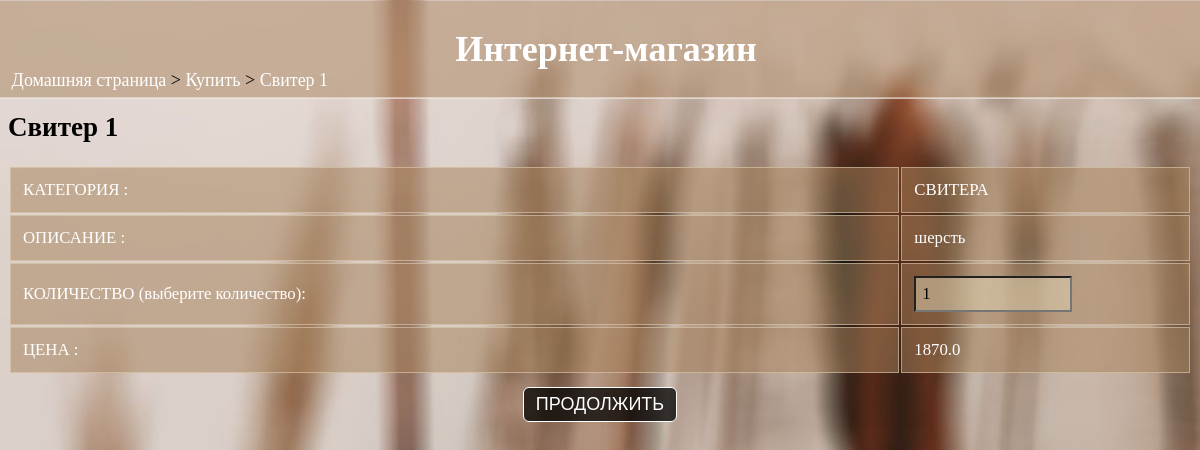
/buy/4/ (signed in), run on the app's committed database.
### data/product.py (models this page shows)
class Product(SqlAlchemyBase, UserMixin):
    __tablename__ = 'product'
    prodID = sqlalchemy.Column(sqlalchemy.Integer, primary_key=True, autoincrement=True)
    name = sqlalchemy.Column(sqlalchemy.String)
    quantity = sqlalchemy.Column(sqlalchemy.Integer)
    category = sqlalchemy.Column(sqlalchemy.String)
    cost_price = sqlalchemy.Column(sqlalchemy.Float)
    sell_price = sqlalchemy.Column(sqlalchemy.Float)
    description = sqlalchemy.Column(sqlalchemy.String)
    sellID = sqlalchemy.Column(sqlalchemy.Integer, sqlalchemy.ForeignKey("sellers.sellID"))

### shop.py (the view)
@app.route("/buy/<id>/", methods=['POST', 'GET'])
def buy_product(id):
    if 'userid' not in session:
        return redirect(url_for('home'))
    if session['type'] == "Seller":
        abort(403)
    ispresent, tup = product_info(id)
    if not ispresent:
        abort(404)
    (name, quantity, category, cost_price, sell_price, sellID, desp, sell_name) = tup
    if request.method == "POST":
        data = request.form
        total = int(data['qty'])*float(sell_price)
        return redirect(url_for('buy_confirm', total=total, quantity=data['qty'], id=id))
    return render_template('buy_product.html', name=name, category=category, desp=desp, quantity=quantity, price=sell_price)

### data/db_session.py (called while the page is built)
def create_session() -> Session:
    global __factory
    return __factory()

### shop.py (called while the page is built)
def product_info(id):
    db_sess = db_session.create_session()
    a = db_sess.query(Product).filter(Product.prodID == id)[0]
    b = db_sess.query(Seller).filter(Seller.sellID == Product.sellID)[0]
    a = (a.name, a.quantity, a.category, a.cost_price, a.sell_price, a.sellID, a.description, b.name)
    res = [i for i in a]
    if len(res) == 0:
        return False, res
    return True, res

### templates/buy_product.html (shortened to what this page needs)
<html>
<head>
  <link rel="stylesheet" href="{{url_for('static', filename='main.css')}}">
</head>
<body>
  <div class="sticky">
    <h1>Интернет-магазин</h1>
  </div>
  <div class="nav">
  <p><a href="/">Домашняя страница</a> > <a href="/buy">Купить</a> > <a href="">{{name}}</a></p>
  </div>
  <h2>{{name}}</h2>
  <form action="" method="POST">
    <table>
      <tr>
        <td>КАТЕГОРИЯ :</td><td>{{category}}</td>
      </tr>
      <tr>
        <td>ОПИСАНИЕ :</td><td><pre>{{desp}}</pre></td>
      </tr>
      <tr>
        <td>КОЛИЧЕСТВО (выберите количество):</td><td><input type="number" name="qty" value="1" min="1" max='{{quantity}}'></td>
      </tr>
      <tr>
        <td>ЦЕНА :</td><td>{{price}}</td>
      </tr>
    </table>
    <input type="submit" value="ПРОДОЛЖИТЬ" style="display:block; margin-left:auto; margin-right:auto; margin-top:1vw;">
  </form>
</body>
</html>

### static/main.css (style rules this page uses)
div.sticky { position: -webkit-sticky; position: sticky; top: 0.2px; margin: -0.7vw; background-color: rgba(167, 130, 93, 0.5); color: white; padding: 0.3vw; font-size: 1.5vw; text-align: center; border-bottom: 1px solid white; font-family: 'Times New Roman'; }
div.sticky h1 { padding-left:1vw; }
body { font-family:'Times New Roman'; font-size: 1.5vw; background-image: url('background2.jpg'); background-size: cover; background-repeat: no-repeat; background-attachment: fixed; color: black; max-width: 100%; overflow-x: hidden; }
div.nav { position: fixed; display: block; top: 5vw; margin:-0.7vw; padding-left:1vw; border:none; overflow: hidden; }
div.nav a { text-decoration: none; color: white; }
input[type=text], input[type=email], input[type=password],input[type=tel], input[type=search], input[type=number],select, textarea { font-family: inherit; background-color: rgba(224, 207, 177, 0.534); width: 60%; font-size: 1.4vw; padding:0.5vw; }
input[type=submit] { cursor: pointer; font-size: 1.5vw; padding: 0.5vw 1vw 0.5vw 1vw; border-radius: 0.5vw; color: white; background-color: rgba(0, 0, 0, 0.747); border: 1px solid white; }
table { width: 100%; font-size: 1.4vw; }
td { border: 1px solid rgba(224, 207, 177, 0.589); padding:1vw; text-align: left; background-color: rgba(167, 130, 93, 0.521); color: white; word-wrap: break-word; }
pre { font-size: 1.4vw; font-family: inherit; }
a { text-decoration: none; color: white; }

### data on the page
Product: name "Свитер 1", category "СВИТЕРА", description "шерсть", sell_price "1870.0"
